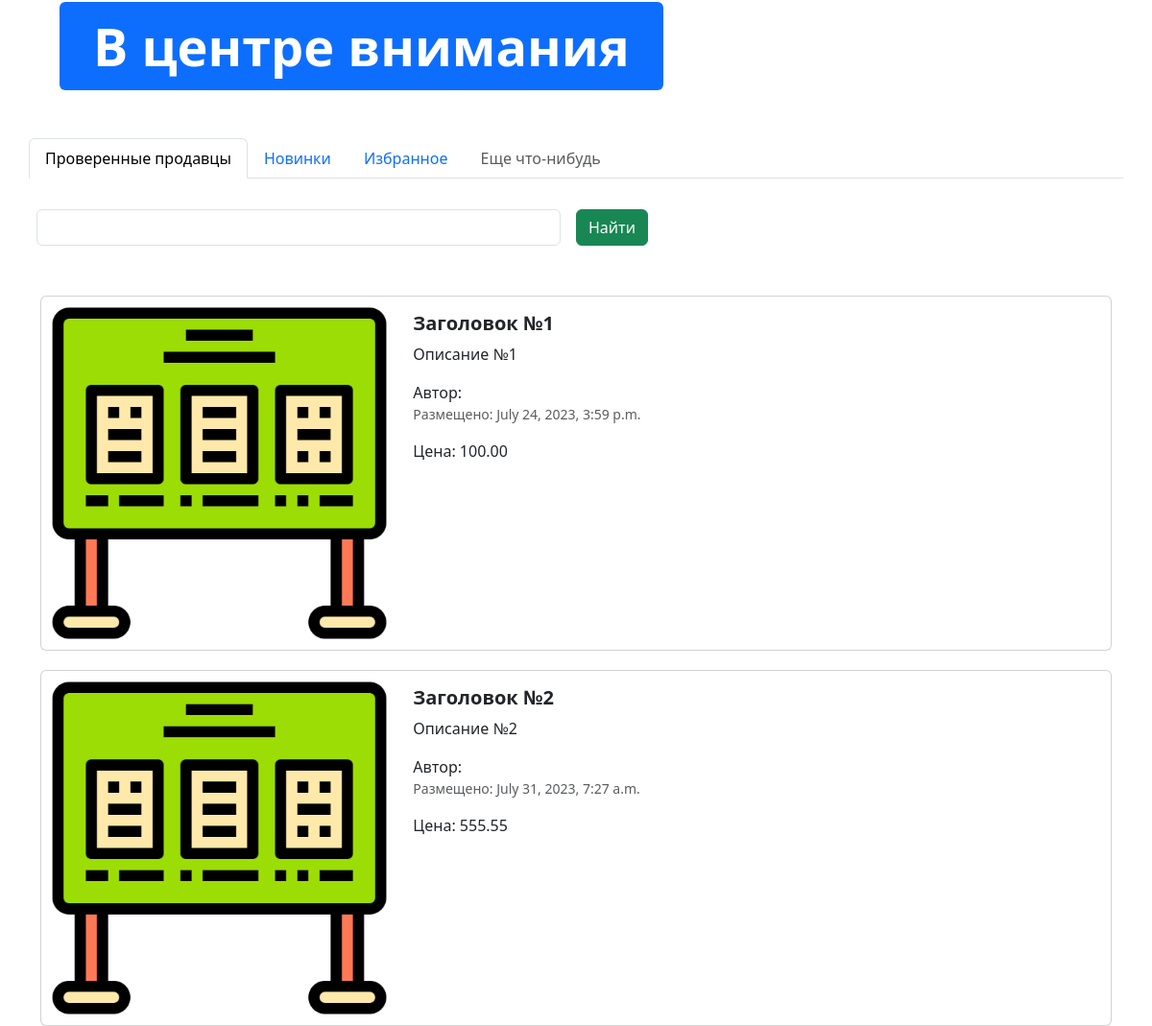
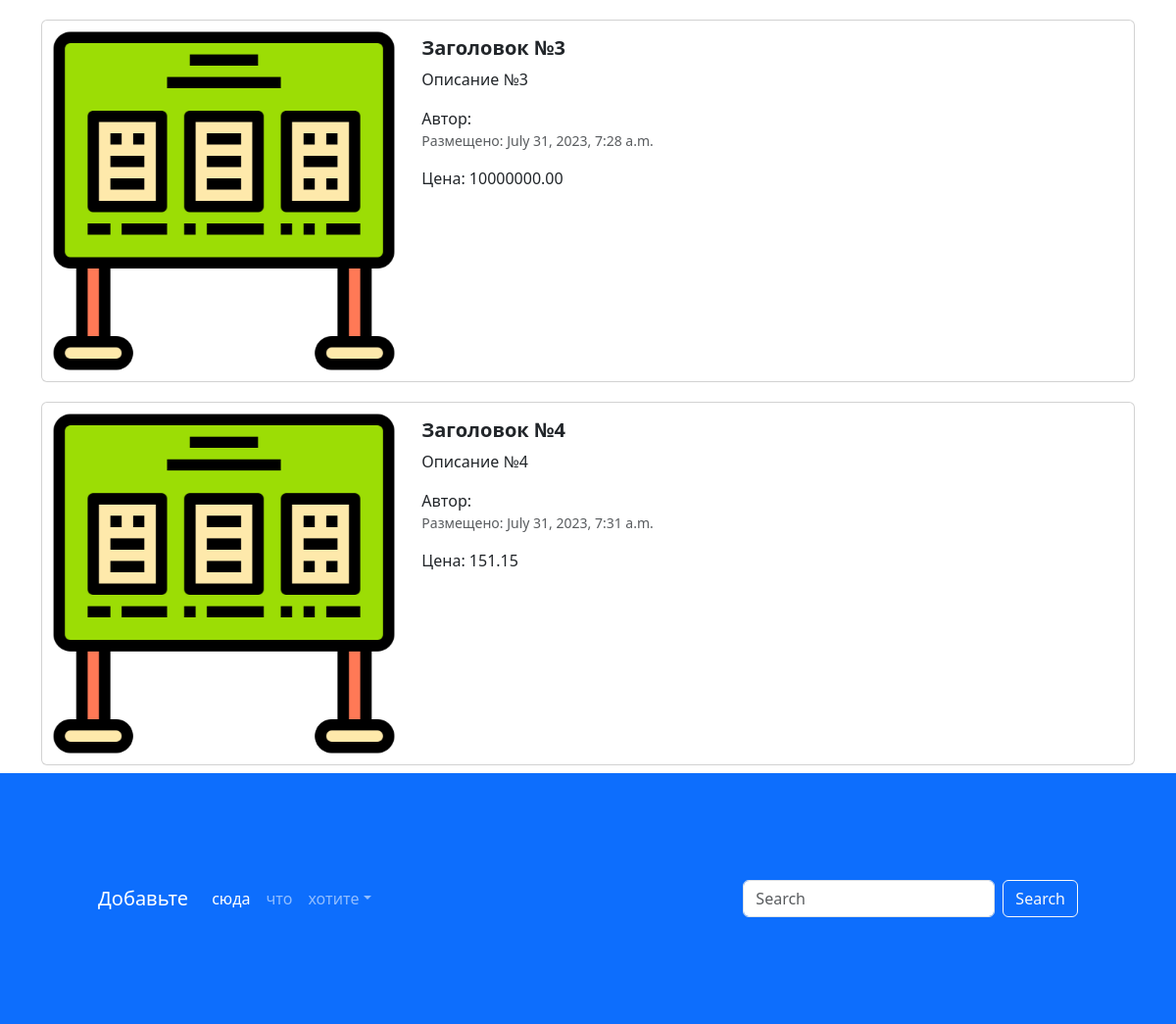
/ (lower part), run on an earlier commit of the app's database (2 pictures, top to bottom).
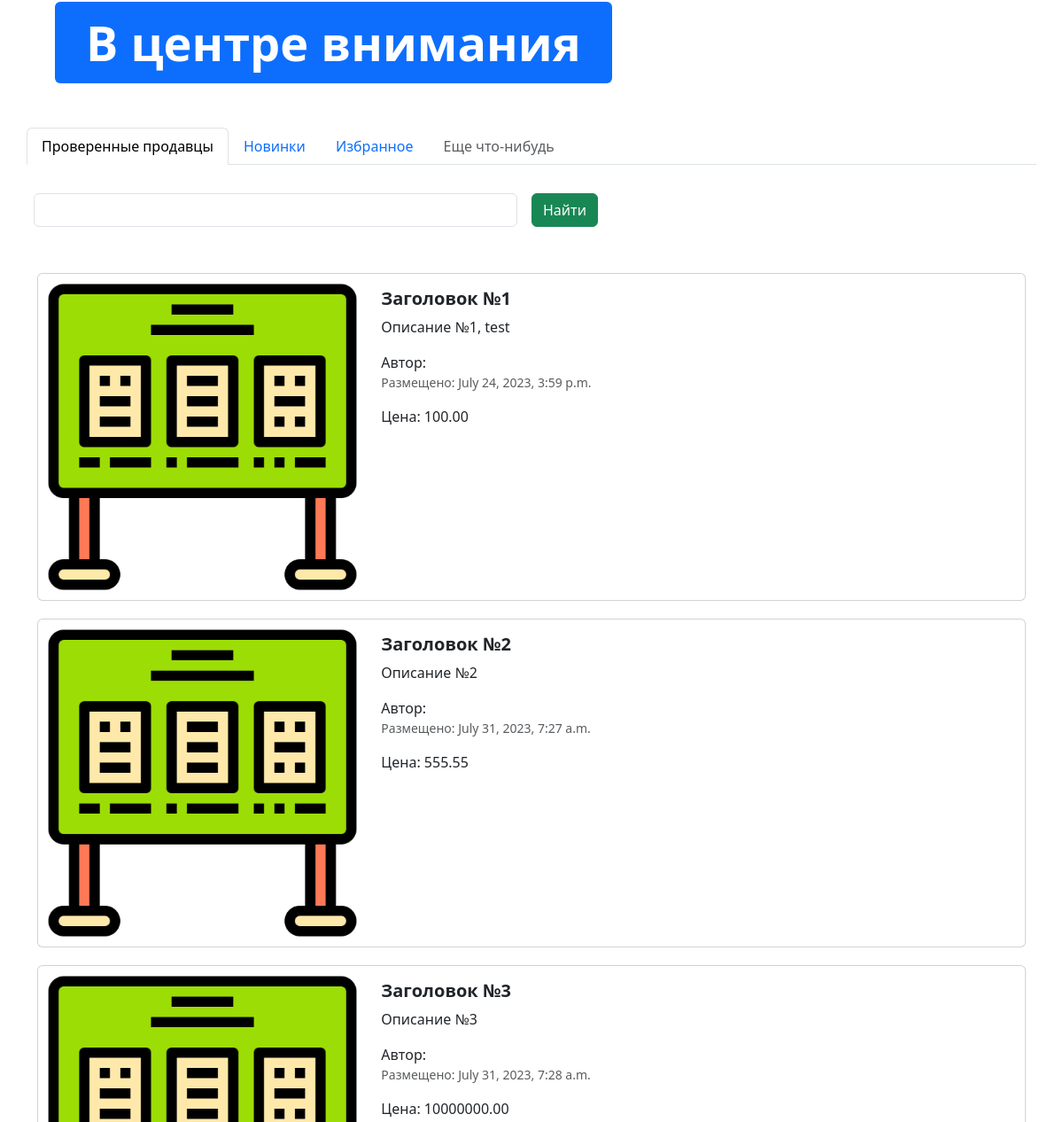
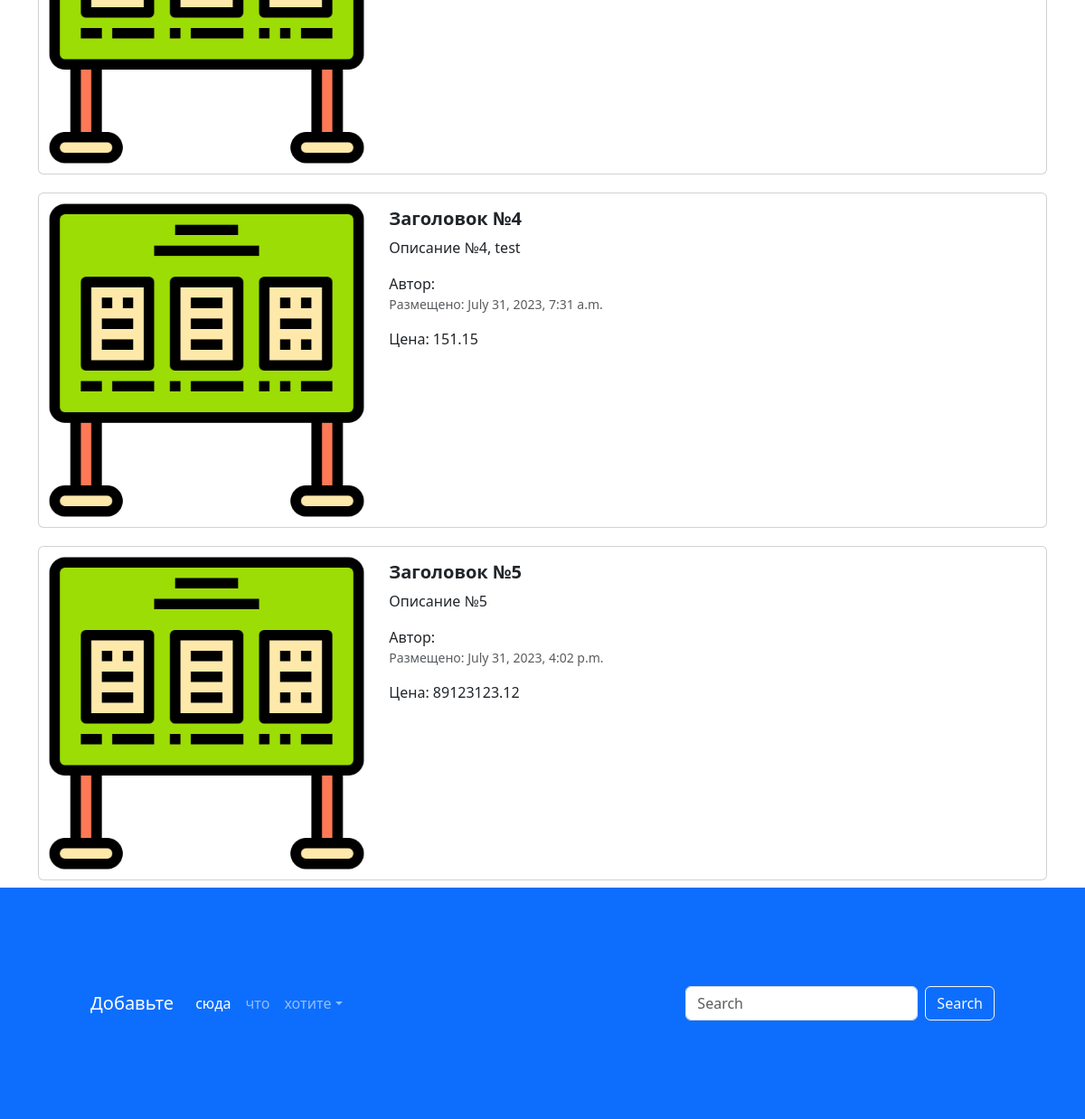
And on a later commit of the database (2 pictures, top to bottom).
### app_advertisements14/models.py (models this page shows, shortened)
class Advertisements14(models.Model):
    title = models.CharField('заголовок', max_length=128)
    description = models.TextField('описание')
    price = models.DecimalField('цена', max_digits=10, decimal_places=2)
    auction = models.BooleanField('торг', help_text='Отметьте, если возможен торг')
    connection = models.BooleanField('связь', help_text='Отметьте, возможна ли связь с продавцом', default=True)
    created_time = models.DateTimeField(auto_now_add=True)
    updated_time = models.DateTimeField(auto_now=True)
    user = models.ForeignKey(User, verbose_name='пользователь', on_delete=models.CASCADE, db_constraint=False)
    image = models.ImageField('изображение', upload_to="advertisements/")
    class Meta:
        db_table = "advertisements"

### app_advertisements14/views.py (the view)
# urls.py: path('', index, name='main-page'),
def index(request):
    advertisements = Advertisements14.objects.all()
    context = {'advertisements': advertisements}
    return render(request, 'index.html', context)

### templates/index.html (shortened to what this page needs)
{% extends 'base.html' %}
{% load static %}
{% block content %}
<div class="container" style="margin: 50px;">
  <div class="display-2">
    <span class="badge bg-primary">В центре внимания</span>
  </div>
</div>
<div class="container">
  <div class="row">
    <ul class="nav nav-tabs bg-white">
      <li class="nav-item">
        <a class="nav-link active" aria-current="page" href="#">Проверенные продавцы</a>
      </li>
      <li class="nav-item">
        <a class="nav-link" href="#">Новинки</a>
      </li>
      <li class="nav-item">
        <a class="nav-link" href="#">Избранное</a>
      </li>
      <li class="nav-item">
        <a class="nav-link disabled" href="#" tabindex="-1" aria-disabled="true">Еще что-нибудь</a>
      </li>
    </ul>
    <form class="row g-3">
      <div class="col-auto w-50">
        <input type="text" class="form-control">
      </div>
      <div class="col-auto">
        <button type="submit" class="btn btn-success mb-3">Найти</button>
      </div>
    </form>
  </div>
  {% for adv in advertisements %}
  <div class="col">
    <div class="card mb-2" style="max-width: 1200px; margin-top: 20px;">
      <div class="row g-0">
        <div class="col-md-4">
          <a href="advertisement.html" class="nav-link">
            <img src="{% if adv.image %} {{ adv.image.url }} {% else %} {% static 'img/adv.png' %} {% endif %}" class="img-fluid rounded-start" alt="Card title">
          </a>
        </div>
        <div class="col-md-8">
          <div class="card-body">
            <h5 class="card-title">
              <a href="advertisement.html" class="nav-link"><strong>{{ adv.title }}</strong></a>
            </h5>
            <a href="advertisement.html" class="nav-link">
              <p class="card-text">
                {{ adv.description }}
              </p>
              <span>Автор: {{ adv.user }}</span>
              <p class="card-text"><small class="text-muted">Размещено: {{ adv.created_time }}</small></p>
              <span>Цена: {{ adv.price }}</span>
            </a>
          </div>
        </div>
      </div>
    </div>
  </div>
  {% endfor %}
</div>
<footer style="padding: 100px;" class="bg-primary">
  <nav class="navbar navbar-expand-sm navbar-dark">
    <a class="navbar-brand" href="#">Добавьте</a>
    <div class="collapse navbar-collapse" id="collapsibleNavId">
      <ul class="navbar-nav me-auto mt-2 mt-lg-0">
        <li class="nav-item">
          <a class="nav-link active" href="#" aria-current="page">сюда</a>
        </li>
        <li class="nav-item">
          <a class="nav-link" href="#">что</a>
        </li>
        <li class="nav-item dropdown">
          <a class="nav-link dropdown-toggle" href="#" id="dropdownId" data-bs-toggle="dropdown" aria-haspopup="true"
             aria-expanded="false">хотите</a>
        </li>
      </ul>
      <form class="d-flex my-2 my-lg-0">
        <input class="form-control me-sm-2" type="text" placeholder="Search">
        <button class="btn btn-outline-light my-2 my-sm-0" type="submit">Search</button>
      </form>
    </div>
  </nav>
</footer>
{% endblock %}

### templates/base.html (shortened to what this page needs)
{% load static %}
<html lang="en">
<head>
  <link href="{% static 'css/bootstrap.min.css' %}" rel="stylesheet">
  <link rel="stylesheet" href="{% static 'css/fontello.css' %}">
</head>
<body>
{% block content %}
{% endblock %}
</body>
</html>

What changed in the data, as far as the page shows it:
changed Advertisements14 "Заголовок №1": description "Описание №1" → "Описание №1, test"
changed Advertisements14 "Заголовок №4": description "Описание №4" → "Описание №4, test"
added Advertisements14: title "Заголовок №5", description "Описание №5", created_time "July 31, 2023, 4:02 p.m.", price "89123123.12"
